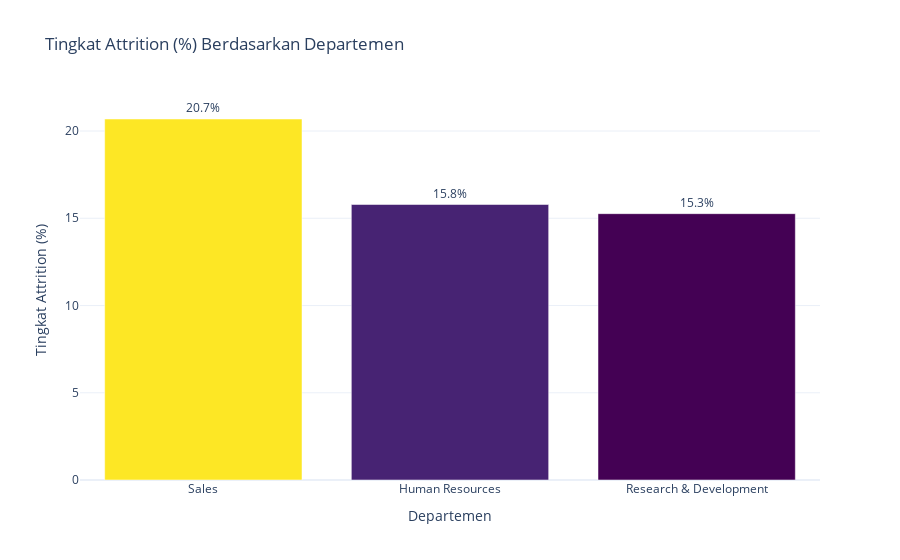

The code cell stored with this chart in its notebook:
### Markdown cell above
### Attrition by Departemen

### Code cell
dept_attrition = df.groupby('Department')['Attrition'].mean().sort_values(ascending=False) * 100
dept_counts = df.groupby('Department').size()

dept_df = pd.DataFrame({
    'Jumlah Karyawan': dept_counts,
    'Tingkat Attrition (%)': dept_attrition
})

display(dept_df)

fig = px.bar(
    x=dept_attrition.index,
    y=dept_attrition.values,
    color=dept_attrition.values,
    text=dept_attrition.values.round(1),
    title='Tingkat Attrition (%) Berdasarkan Departemen',
    labels={'x': 'Departemen', 'y': 'Tingkat Attrition (%)'},
    color_continuous_scale='Viridis'
)
fig.update_traces(texttemplate='%{text:.1f}%', textposition='outside')
fig.update_layout(coloraxis_showscale=False, template='plotly_white')

fig.show()

fig.write_image("./visualisasi/tingkat_attrition_departemen.jpg", scale=1)

### Figure 1 — Plotly figure (JSON) as saved in the notebook; plotly's stock layout.template omitted (floating-point values rounded to 4 significant figures)
{"data": [{"hovertemplate": "Departemen=%{x}<br>Tingkat Attrition (%)=%{y}<br>text=%{text}<br>color=%{marker.color}<extra></extra>", "legendgroup": "", "marker": {"color": [20.69, 15.79, 15.26], "coloraxis": "coloraxis", "pattern": {"shape": ""}}, "name": "", "orientation": "v", "showlegend": false, "text": [20.7, 15.8, 15.3], "textposition": "outside", "texttemplate": "%{text:.1f}%", "type": "bar", "x": ["Sales", "Human Resources", "Research & Development"], "xaxis": "x", "y": [20.69, 15.79, 15.26], "yaxis": "y"}], "layout": {"barmode": "relative", "coloraxis": {"colorbar": {"title": {"text": "color"}}, "colorscale": [[0, "#440154"], [0.1111, "#482878"], [0.2222, "#3e4989"], [0.3333, "#31688e"], [0.4444, "#26828e"], [0.5556, "#1f9e89"], [0.6667, "#35b779"], [0.7778, "#6ece58"], [0.8889, "#b5de2b"], [1, "#fde725"]], "showscale": false}, "legend": {"tracegroupgap": 0}, "title": {"text": "Tingkat Attrition (%) Berdasarkan Departemen"}, "xaxis": {"anchor": "y", "domain": [0, 1], "title": {"text": "Departemen"}}, "yaxis": {"anchor": "x", "domain": [0, 1], "title": {"text": "Tingkat Attrition (%)"}}}}
